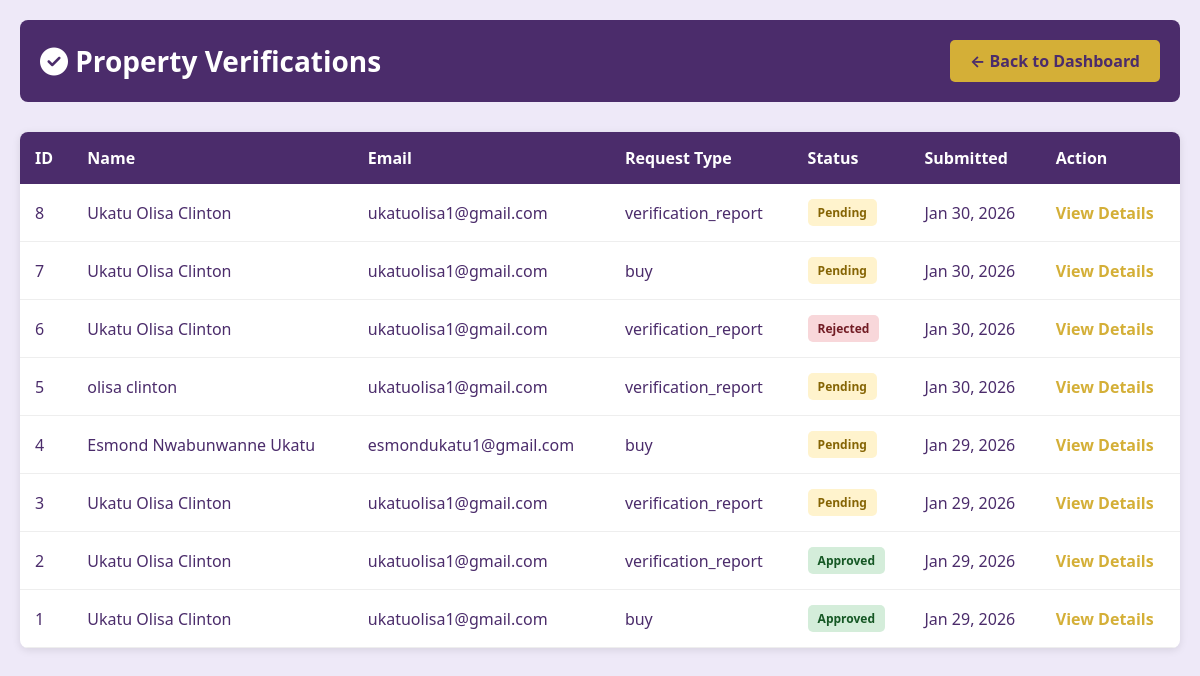
Screenshot of /admin-verifications.php (signed in) with the database file from the repository.
### tables this page shows
CREATE TABLE `verifications` (
  `id` int(11) NOT NULL,
  `user_id` int(11) DEFAULT NULL,
  `name` varchar(150) NOT NULL,
  `email` varchar(150) NOT NULL,
  `phone` varchar(50) DEFAULT NULL,
  `request_type` varchar(100) DEFAULT NULL,
  `concern` text DEFAULT NULL,
  `property_location` varchar(255) DEFAULT NULL,
  `property_link` varchar(255) DEFAULT NULL,
  `message` text DEFAULT NULL,
  `status` varchar(50) DEFAULT 'pending',
  `admin_feedback` text DEFAULT NULL,
  `created_at` timestamp NOT NULL DEFAULT current_timestamp(),
  `updated_at` timestamp NOT NULL DEFAULT current_timestamp() ON UPDATE current_timestamp()
);

### admin-verifications.php (the view, shortened to what this page needs)
<?php
$db = new \Database();
$conn = $db->getConnection();
$verifications = [];
try {
    $query = "SELECT id, name, email, request_type, status, created_at FROM verifications ORDER BY created_at DESC";
    $stmt = $conn->prepare($query);
    $stmt->execute();
    $verifications = $stmt->fetchAll(PDO::FETCH_ASSOC);
} catch (Exception $e) {
    $error = $e->getMessage();
    $verifications = [];
}
?>
<!DOCTYPE html>
<html lang="en">
<head>
    <link rel="stylesheet" href="https://cdnjs.cloudflare.com/ajax/libs/font-awesome/6.4.0/css/all.min.css">
</head>
<body>
    <div class="container">
        <div class="header">
            <h1><i class="fas fa-check-circle"></i> Property Verifications</h1>
            <a href="admin-dashboard.php" class="back-btn">← Back to Dashboard</a>
        </div>
        <?php if (count($verifications) > 0): ?>
            <table>
                <thead>
                    <tr>
                        <th>ID</th>
                        <th>Name</th>
                        <th>Email</th>
                        <th>Request Type</th>
                        <th>Status</th>
                        <th>Submitted</th>
                        <th>Action</th>
                    </tr>
                </thead>
                <tbody>
                    <?php foreach ($verifications as $v): ?>
                        <tr>
                            <td><?php echo htmlspecialchars($v['id']); ?></td>
                            <td><?php echo htmlspecialchars($v['name']); ?></td>
                            <td><?php echo htmlspecialchars($v['email']); ?></td>
                            <td><?php echo htmlspecialchars($v['request_type'] ?? 'N/A'); ?></td>
                            <td>
                                <span class="status <?php echo strtolower($v['status']); ?>">
                                    <?php echo ucfirst(htmlspecialchars($v['status'])); ?>
                                </span>
                            </td>
                            <td><?php echo date('M d, Y', strtotime($v['created_at'])); ?></td>
                            <td><a href="admin-verification.php?id=<?php echo $v['id']; ?>" style="color: var(--accent-color); font-weight: bold; text-decoration: none;">View Details</a></td>
                        </tr>
                    <?php endforeach; ?>
                </tbody>
            </table>
        <?php else: ?>
            <div class="empty-state">
                <p>No verifications found.</p>
            </div>
        <?php endif; ?>
    </div>
</body>
</html>

### admin-verifications.php (style rules this page uses)
:root { --primary-color: #4B2C6B; --primary-dark: #2D1B47; --accent-color: #D4AF37; --white: #ffffff; --light-gray: #EEE9F8; }
* { margin: 0; padding: 0; box-sizing: border-box; }
body { font-family: 'Segoe UI', 'Inter', sans-serif; background: var(--light-gray); color: var(--primary-color); }
.container { max-width: 1200px; margin: 0 auto; padding: 20px; }
.header { background: var(--primary-color); color: white; padding: 20px; border-radius: 8px; margin-bottom: 30px; display: flex; justify-content: space-between; align-items: center; }
.header h1 { font-size: 28px; }
.back-btn { background: var(--accent-color); color: var(--primary-color); padding: 10px 20px; border: none; border-radius: 5px; cursor: pointer; text-decoration: none; font-weight: bold; }
table { width: 100%; border-collapse: collapse; background: white; border-radius: 8px; overflow: hidden; box-shadow: 0 2px 8px rgba(0, 0, 0, 0.1); }
th { background: var(--primary-color); color: white; padding: 15px; text-align: left; font-weight: 600; }
td { padding: 15px; border-bottom: 1px solid #eee; }
.status { display: inline-block; padding: 5px 10px; border-radius: 5px; font-size: 12px; font-weight: bold; }
.status.pending { background: #fff3cd; color: #856404; }
.status.approved { background: #d4edda; color: #155724; }
.status.rejected { background: #f8d7da; color: #721c24; }

### rows the page displays
verifications: id "8", name "Ukatu Olisa Clinton", email "ukatuolisa1@gmail.com", request_type "verification_report", status "Pending", created_at "Jan 30, 2026"
verifications: id "7", name "Ukatu Olisa Clinton", email "ukatuolisa1@gmail.com", request_type "buy", status "Pending", created_at "Jan 30, 2026"
verifications: id "6", name "Ukatu Olisa Clinton", email "ukatuolisa1@gmail.com", request_type "verification_report", status "Rejected", created_at "Jan 30, 2026"
verifications: id "5", name "olisa clinton", email "ukatuolisa1@gmail.com", request_type "verification_report", status "Pending", created_at "Jan 30, 2026"
verifications: id "4", name "Esmond Nwabunwanne Ukatu", email "esmondukatu1@gmail.com", request_type "buy", status "Pending", created_at "Jan 29, 2026"
verifications: id "3", name "Ukatu Olisa Clinton", email "ukatuolisa1@gmail.com", request_type "verification_report", status "Pending", created_at "Jan 29, 2026"
verifications: id "2", name "Ukatu Olisa Clinton", email "ukatuolisa1@gmail.com", request_type "verification_report", status "Approved", created_at "Jan 29, 2026"
verifications: id "1", name "Ukatu Olisa Clinton", email "ukatuolisa1@gmail.com", request_type "buy", status "Approved", created_at "Jan 29, 2026"
